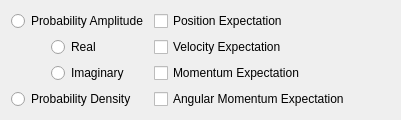
             <widget class="QWidget" name="display_2">
              <attribute name="title">
               <string>Display</string>
              </attribute>
              <layout class="QVBoxLayout" name="verticalLayout_28">
               <item>
                <layout class="QHBoxLayout" name="horizontalLayout_10" stretch="1,1,2">
                 <item>
                  <layout class="QVBoxLayout" name="verticalLayout_26">
                   <item>
                    <widget class="QRadioButton" name="radioButton_19">
                     <property name="text">
                      <string>Probability Amplitude</string>
                     </property>
                    </widget>
                   </item>
                   <item>
                    <layout class="QGridLayout" name="gridLayout_4" rowstretch="0,0" columnstretch="1,3">
                     <item row="0" column="0">
                      <spacer name="horizontalSpacer_6">
                       <property name="orientation">
                        <enum>Qt::Vertical</enum>
                       </property>
                       <property name="sizeHint" stdset="0">
                        <size>
                         <width>40</width>
                         <height>20</height>
                        </size>
                       </property>
                      </spacer>
                     </item>
                     <item row="1" column="0">
                      <spacer name="horizontalSpacer_7">
                       <property name="orientation">
                        <enum>Qt::Vertical</enum>
                       </property>
                       <property name="sizeHint" stdset="0">
                        <size>
                         <width>40</width>
                         <height>20</height>
                        </size>
                       </property>
                      </spacer>
                     </item>
                     <item row="0" column="1">
                      <widget class="QRadioButton" name="radioButton_21">
                       <property name="text">
                        <string>Real</string>
                       </property>
                      </widget>
                     </item>
                     <item row="1" column="1">
                      <widget class="QRadioButton" name="radioButton_22">
                       <property name="text">
                        <string>Imaginary</string>
                       </property>
                      </widget>
                     </item>
                    </layout>
                   </item>
                   <item>
                    <widget class="QRadioButton" name="radioButton_20">
                     <property name="text">
                      <string>Probability Density</string>
                     </property>
                    </widget>
                   </item>
                  </layout>
                 </item>
                 <item>
                  <layout class="QVBoxLayout" name="verticalLayout_27">
                   <item>
                    <widget class="QCheckBox" name="checkBox_17">
                     <property name="text">
                      <string>Position Expectation</string>
                     </property>
                    </widget>
                   </item>
                   <item>
                    <widget class="QCheckBox" name="checkBox_18">
                     <property name="text">
                      <string>Velocity Expectation</string>
                     </property>
                    </widget>
                   </item>
                   <item>
                    <widget class="QCheckBox" name="checkBox_19">
                     <property name="text">
                      <string>Momentum Expectation</string>
                     </property>
                    </widget>
                   </item>
                   <item>
                    <widget class="QCheckBox" name="checkBox">
                     <property name="text">
                      <string>Angular Momentum Expectation</string>
                     </property>
                    </widget>
                   </item>
                  </layout>
                 </item>
                 <item>
                  <spacer name="horizontalSpacer_8">
                   <property name="orientation">
                    <enum>Qt::Vertical</enum>
                   </property>
                   <property name="sizeHint" stdset="0">
                    <size>
                     <width>40</width>
                     <height>20</height>
                    </size>
                   </property>
                  </spacer>
                 </item>
                </layout>
               </item>
              </layout>
             </widget>
